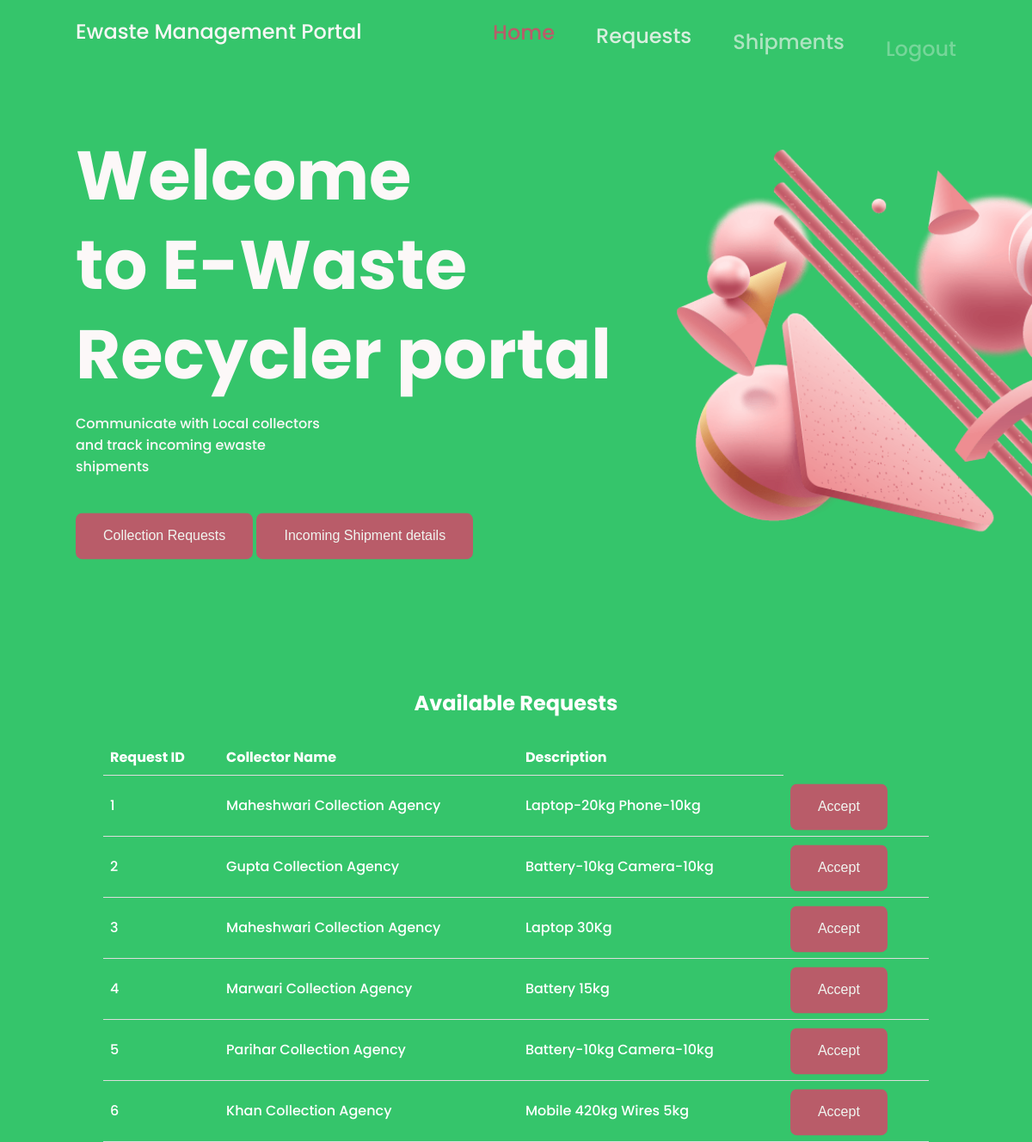
Before: /rec_homepage.php with the older database file.
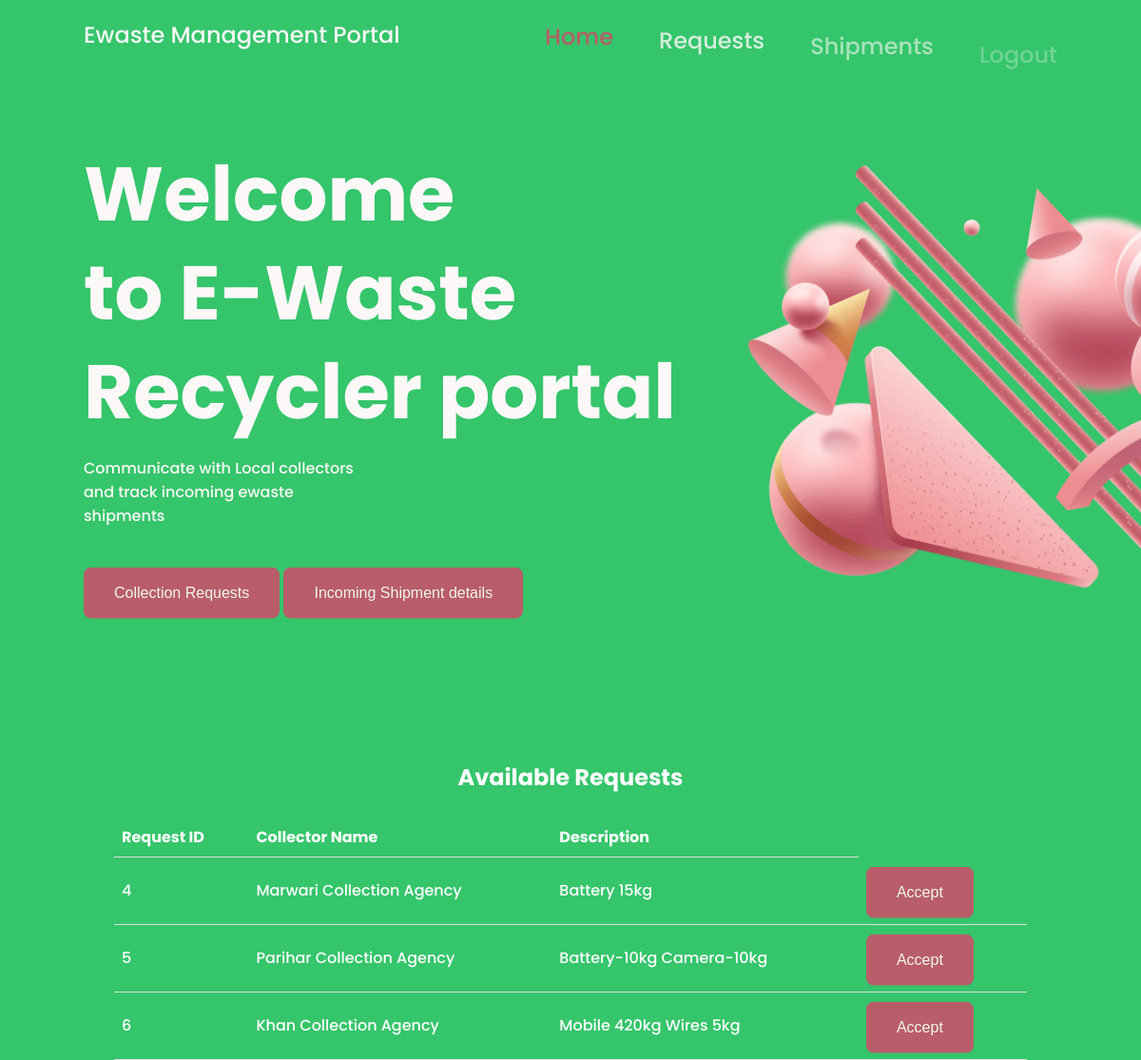
After: the same page with the newer database file.
### tables this page shows
CREATE TABLE `request` (
  `req_id` int(11) NOT NULL,
  `collector_id` varchar(20) NOT NULL,
  `recycler_id` varchar(20) DEFAULT NULL,
  `description` text NOT NULL,
  `status` tinyint(1) NOT NULL DEFAULT 0
);

CREATE TABLE `collectors` (
  `username` varchar(20) NOT NULL,
  `password` varchar(20) NOT NULL,
  `collector_name` text NOT NULL,
  `collector_pin` bigint(6) NOT NULL,
  `collector_address` text NOT NULL,
  `collector_state` text NOT NULL,
  `collector_mno` bigint(10) NOT NULL
);

### rec_homepage.php (the view, shortened to what this page needs)
<?php
    require 'dbconfig/config.php';
?>
<!DOCTYPE html>
<html lang="en">
    <head>
        <link href='https://cdn.jsdelivr.net/npm/boxicons@2.0.5/css/boxicons.min.css' rel='stylesheet'>
        <link rel="stylesheet" href="css/rec_homepagestyle.css">
    </head>
    <body>
        <header class="l-header">
        <nav class="nav bd-grid">
                <div>
                    <a href="#" class="nav__logo">Ewaste Management Portal</a>
                </div>
                <div class="nav__menu" id="nav-menu">
                    <ul class="nav__list">
                        <li class="nav__item"><a href="rec_homepage.php" class="nav__link active">Home</a></li>
                        <li class="nav__item"><a href="#request" class="nav__link">Requests</a></li>
                        <li class="nav__item"><a href="rec_shipments.php" class="nav__link">Shipments</a></li>
                        <li class="nav__item"><a href="logout.php" class="nav__link">Logout</a></li>
                    </ul>
                </div>
            </nav>
        </header>
        <main class="l-main">
            <section class="home" id="home">
                <div class="home__container bd-grid">
                    <div class="home__img">
                        <img src="img/img5.png" alt="" data-speed="-2" class="move">
                    </div>
                    <div class="home__data">
                        <h1 class="home__title">Welcome<br> to E-Waste <br> Recycler portal</h1>
                        <p class="home__description">Communicate with Local collectors <br> and track incoming ewaste<br>shipments</p>
                        <a href="#request" class="home__button">Collection Requests</a>
                        <a href="rec_shipments.php" class="home__button">Incoming Shipment details</a>
                    </div>
                </div>
                <div id="request">
                    <center><h1 style="color:white;">Available Requests</h1></center>
                    <br>
                    <table>
                        <tr>
                            <th>Request ID</th>
                            <th>Collector Name</th>
                            <th>Description</th>
                        </tr>
                        <?php
                            $query1="Select * from request where status=0";
                            $res1=mysqli_query($con,$query1);
                            while($rows=$res1->fetch_assoc()){
                                ?>
                            <tr>
                            <td>
                                <?php
                                    $val=$rows['req_id'];
                                    echo $rows['req_id'];
                                ?>
                            </td>
                            <td>
                                <?php
                                    $x=$rows['collector_id'];
                                    $query2="Select collector_name from collectors where username= '$x'";
                                    $res2=mysqli_query($con,$query2);
                                    $row2=$res2->fetch_assoc();
                                    echo $row2['collector_name'];
                                ?>
                            </td>
                            <td>
                                <?php
                                    echo $rows['description'];
                                ?>
                            </td>
                            <td>
                                <a href="updatestatus.php?id=<?php echo $val ?>" class="home__button">Accept</a>
                            </td>
                            </tr>
                            <?php } ?>
                    </table>
                </div>
            </section>
        </main>
    </body>
</html>

Changed rows visible on the page:
no longer on this page (row edited): request: req_id "1", collector.collector_name "Maheshwari Collection Agency", description "Laptop-20kg Phone-10kg"
no longer on this page (row edited): request: req_id "2", collector.collector_name "Gupta Collection Agency", description "Battery-10kg Camera-10kg"
no longer on this page (row edited): request: req_id "3", collector.collector_name "Maheshwari Collection Agency", description "Laptop 30Kg"
